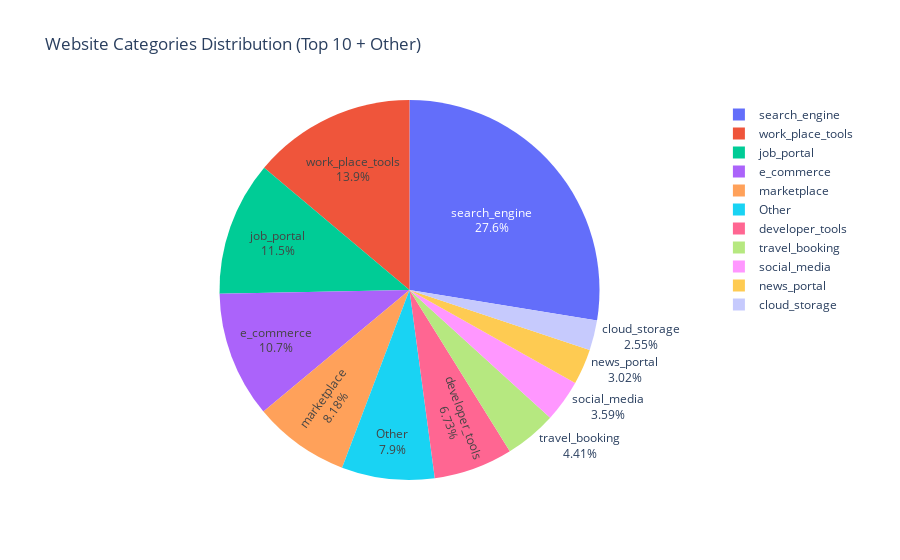

Source (notebook cell):
### Code cell
# Pie chart of the length of titles in each cluster
category_counts = df['category'].value_counts().reset_index()
category_counts.columns = ['category', 'count']

# Split top 10 and rest
top_10 = category_counts[:10]
other = category_counts[10:]

# Add 'Other' row
other_sum = other['count'].sum()
top_10_with_other = pd.concat([top_10, pd.DataFrame([{'category': 'Other', 'count': other_sum}])], ignore_index=True)

# Plot the pie chart
fig = px.pie(top_10_with_other, values='count', names='category', title='Website Categories Distribution (Top 10 + Other)',)
fig.update_traces(textinfo='percent+label')
fig.show()

### Figure 1 — Plotly figure (JSON) as saved in the notebook; plotly's stock layout.template omitted (floating-point values rounded to 4 significant figures)
{"data": [{"domain": {"x": [0, 1], "y": [0, 1]}, "hovertemplate": "category=%{label}<br>count=%{value}<extra></extra>", "labels": ["search_engine", "work_place_tools", "job_portal", "e_commerce", "marketplace", "developer_tools", "travel_booking", "social_media", "news_portal", "cloud_storage", "Other"], "legendgroup": "", "name": "", "showlegend": true, "textinfo": "percent+label", "type": "pie", "values": [1406, 707, 584, 547, 417, 343, 225, 183, 154, 130, 403]}], "layout": {"legend": {"tracegroupgap": 0}, "title": {"text": "Website Categories Distribution (Top 10 + Other)"}}}
